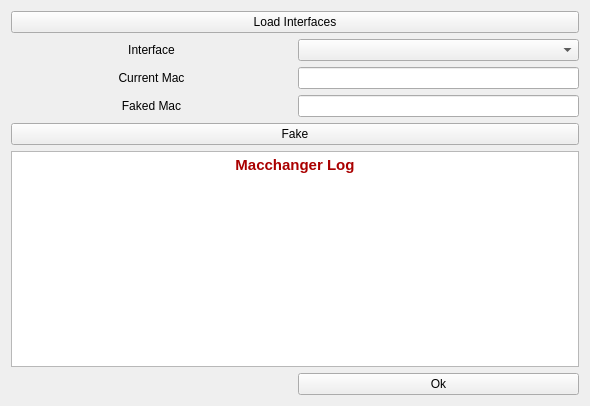
<?xml version="1.0" encoding="UTF-8"?>
<ui version="4.0">
 <class>Macchanger</class>
 <widget class="QWidget" name="Macchanger">
  <property name="windowModality">
   <enum>Qt::ApplicationModal</enum>
  </property>
  <property name="geometry">
   <rect>
    <x>0</x>
    <y>0</y>
    <width>590</width>
    <height>406</height>
   </rect>
  </property>
  <property name="windowTitle">
   <string>MACChanger</string>
  </property>
  <layout class="QGridLayout" name="gridLayout">
   <item row="2" column="0">
    <widget class="QLabel" name="label">
     <property name="text">
      <string>Current Mac</string>
     </property>
     <property name="alignment">
      <set>Qt::AlignCenter</set>
     </property>
    </widget>
   </item>
   <item row="2" column="1">
    <widget class="QLineEdit" name="lineEditCurrentMac">
     <property name="font">
      <font>
       <italic>true</italic>
      </font>
     </property>
     <property name="alignment">
      <set>Qt::AlignCenter</set>
     </property>
     <property name="readOnly">
      <bool>true</bool>
     </property>
    </widget>
   </item>
   <item row="3" column="0">
    <widget class="QLabel" name="label_2">
     <property name="text">
      <string>Faked Mac</string>
     </property>
     <property name="alignment">
      <set>Qt::AlignCenter</set>
     </property>
    </widget>
   </item>
   <item row="3" column="1">
    <widget class="QLineEdit" name="lineEditFakedMac">
     <property name="alignment">
      <set>Qt::AlignCenter</set>
     </property>
    </widget>
   </item>
   <item row="4" column="0" colspan="2">
    <widget class="QPushButton" name="pushButtonFake">
     <property name="text">
      <string>Fake</string>
     </property>
     <property name="icon">
      <iconset resource="../icons.qrc">
       <normaloff>:/icons/icons/clean.png</normaloff>:/icons/icons/clean.png</iconset>
     </property>
    </widget>
   </item>
   <item row="5" column="0" colspan="2">
    <widget class="QTextEdit" name="textEdit">
     <property name="readOnly">
      <bool>true</bool>
     </property>
     <property name="html">
      <string>&lt;!DOCTYPE HTML PUBLIC &quot;-//W3C//DTD HTML 4.0//EN&quot; &quot;http://www.w3.org/TR/REC-html40/strict.dtd&quot;&gt;
&lt;html&gt;&lt;head&gt;&lt;meta name=&quot;qrichtext&quot; content=&quot;1&quot; /&gt;&lt;style type=&quot;text/css&quot;&gt;
p, li { white-space: pre-wrap; }
&lt;/style&gt;&lt;/head&gt;&lt;body style=&quot; font-family:'Sans Serif'; font-size:9pt; font-weight:400; font-style:normal;&quot;&gt;
&lt;table border=&quot;0&quot; style=&quot;-qt-table-type: root; margin-top:4px; margin-bottom:4px; margin-left:4px; margin-right:4px;&quot;&gt;
&lt;tr&gt;
&lt;td style=&quot;border: none;&quot;&gt;
&lt;p align=&quot;center&quot; style=&quot; margin-top:0px; margin-bottom:0px; margin-left:0px; margin-right:0px; -qt-block-indent:0; text-indent:0px;&quot;&gt;&lt;span style=&quot; font-family:'Ubuntu'; font-size:11pt; font-weight:600; color:#aa0000;&quot;&gt;Macchanger Log&lt;/span&gt;&lt;/p&gt;
&lt;p align=&quot;center&quot; style=&quot;-qt-paragraph-type:empty; margin-top:0px; margin-bottom:0px; margin-left:0px; margin-right:0px; -qt-block-indent:0; text-indent:0px; font-family:'Ubuntu'; font-size:11pt; font-weight:600; color:#aa0000;&quot;&gt;&lt;/p&gt;
&lt;p align=&quot;center&quot; style=&quot;-qt-paragraph-type:empty; margin-top:0px; margin-bottom:0px; margin-left:0px; margin-right:0px; -qt-block-indent:0; text-indent:0px; font-family:'Ubuntu'; font-size:11pt; color:#aa0000;&quot;&gt;&lt;/p&gt;&lt;/td&gt;&lt;/tr&gt;&lt;/table&gt;&lt;/body&gt;&lt;/html&gt;</string>
     </property>
     <property name="textInteractionFlags">
      <set>Qt::TextBrowserInteraction</set>
     </property>
    </widget>
   </item>
   <item row="7" column="0">
    <spacer name="horizontalSpacer">
     <property name="orientation">
      <enum>Qt::Horizontal</enum>
     </property>
     <property name="sizeHint" stdset="0">
      <size>
       <width>40</width>
       <height>20</height>
      </size>
     </property>
    </spacer>
   </item>
   <item row="7" column="1">
    <widget class="QPushButton" name="pushButtonOk">
     <property name="sizePolicy">
      <sizepolicy hsizetype="Minimum" vsizetype="Fixed">
       <horstretch>0</horstretch>
       <verstretch>0</verstretch>
      </sizepolicy>
     </property>
     <property name="text">
      <string>Ok</string>
     </property>
     <property name="icon">
      <iconset resource="../icons.qrc">
       <normaloff>:/icons/icons/clean.png</normaloff>:/icons/icons/clean.png</iconset>
     </property>
    </widget>
   </item>
   <item row="1" column="1">
    <widget class="QComboBox" name="comboBoxInterfaces"/>
   </item>
   <item row="1" column="0">
    <widget class="QLabel" name="label_3">
     <property name="text">
      <string>Interface</string>
     </property>
     <property name="alignment">
      <set>Qt::AlignCenter</set>
     </property>
    </widget>
   </item>
   <item row="0" column="0" colspan="2">
    <widget class="QPushButton" name="pushButtonLoadInterfaces">
     <property name="text">
      <string>Load Interfaces</string>
     </property>
     <property name="icon">
      <iconset resource="../icons.qrc">
       <normaloff>:/icons/icons/Add Item.png</normaloff>:/icons/icons/Add Item.png</iconset>
     </property>
    </widget>
   </item>
  </layout>
 </widget>
 <resources>
  <include location="../icons.qrc"/>
 </resources>
 <connections>
  <connection>
   <sender>pushButtonOk</sender>
   <signal>clicked()</signal>
   <receiver>Macchanger</receiver>
   <slot>close()</slot>
   <hints>
    <hint type="sourcelabel">
     <x>319</x>
     <y>341</y>
    </hint>
    <hint type="destinationlabel">
     <x>183</x>
     <y>318</y>
    </hint>
   </hints>
  </connection>
 </connections>
</ui>
